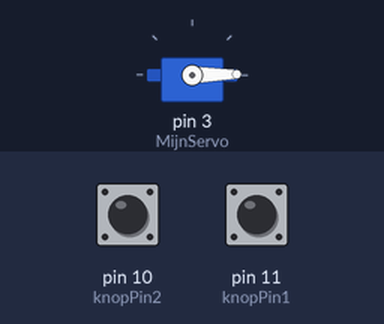
A sketch run on a simulated Arduino Uno, built with avr-gcc and run on an emulated ATmega328P. Parts: servo. Inputs (shaded band) come from the test bench; at power-on: pin 10 (knopPin2) LOW, pin 11 (knopPin1) LOW.

Above: at 0.05 s.
At 2.15 s:
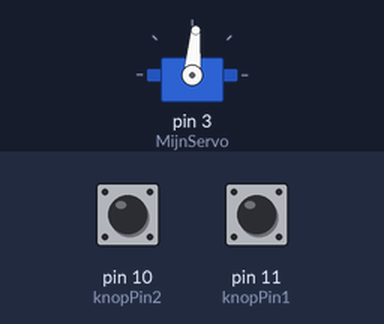
At 4.25 s:
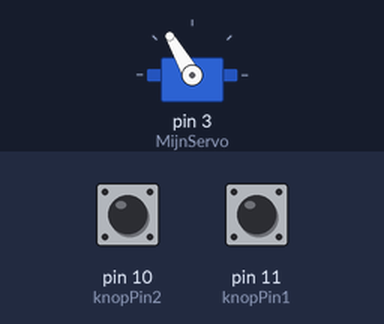
At 8.45 s:
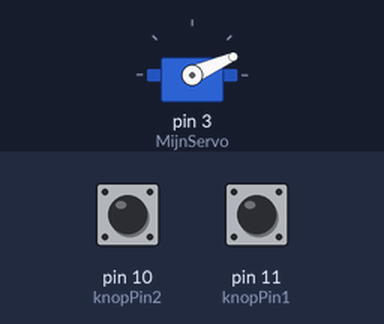
Timing chart, 0 to 11.2 s (numbered marks = the images above):
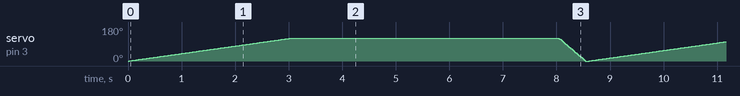

The sketch:

arduino-code.ino
```cpp
// Voeg de servo library toe.
#include <Servo.h>

// Maak een Servo object aan. Dit object wordt gebruikt om de servo motor aan te sturen.
Servo MijnServo;
// Definieer de pinnen voor de knoppen.
int knopPin1 = 11;
int knopPin2 = 10;

// Definieer de duur voor de servo bewegingen in seconden.
float tijd1 = 3.0;
float tijd2 = 0.5;

// Deze functie wordt één keer uitgevoerd bij het opstarten van de Arduino.
void setup() {
  // Koppel de servo motor aan pin 3.
  // @author: https://www.youtube.com/watch?v=v6NsAZ_srsM&ab_channel=Tronicslk
  MijnServo.attach(3);
  // Zet de knoppen als INPUT.
  pinMode(knopPin1, INPUT);
  pinMode(knopPin2, INPUT);
}

// Deze functie wordt continu uitgevoerd na de setup.
void loop() {
  // boolean variabelen om de status van de knoppen te controleren.
  // De knoppen zijn LOW wanneer ze ingedrukt zijn.
  bool knop1Ingedrukt = digitalRead(knopPin1) == LOW;
  bool knop2Ingedrukt = digitalRead(knopPin2) == LOW;

  // Als beide knoppen zijn ingedrukt, ga dan 3s heen en 0.5s terug.
  if (knop1Ingedrukt && knop2Ingedrukt) {
    actieKnopIngedrukt(tijd1, tijd2, true);
    // Als alleen de eerste knop is ingedrukt, ga dan 3s heen en 3s terug.
  } else if (knop1Ingedrukt) {
    actieKnopIngedrukt(tijd1, tijd1, false);
    // Als alleen de tweede knop is ingedrukt, ga dan 0.5s heen en 0.5s terug.
  } else if (knop2Ingedrukt) {
    actieKnopIngedrukt(tijd2, tijd2, false);
  }

  // Een korte delay om te voorkomen dat de loop te snel draait.
  delay(50);
}

/*
Een functie die de servo motor laat bewegen op basis van het aantal seconden.
@param1 heenwegTijd = De tijd in seconden die de servo nodig heeft om naar de eindpositie te gaan.
@param2 terugwegTijd = De tijd in seconden die de servo nodig heeft om terug te gaan naar de beginpositie.
@param3 beideKnoppen = Een boolean die aangeeft of beide knoppen zijn ingedrukt.
*/
void actieKnopIngedrukt(float heenwegTijd, float terugwegTijd, bool beideKnoppen) {
  // Zet de servo motor in de beginpositie.
  MijnServo.write(0);
  // Maak een boolean variabele om te controleren of de knoppen nog steeds ingedrukt zijn.
  bool knopIngedrukt;
  // Beweeg de servo motor van 0 naar 120 graden in stappen van 1 graad.
  for (int pos = 0; pos <= 120; pos++) {
    // Beweeg de servo motor naar de huidige positie van de iteratie.
    MijnServo.write(pos);
    // Wacht een tijd na elke beweging.
    // De tijd is * 1000 gedaan om naar milliseconden om te rekenen,
    // dan delen door 120 omdat de opdracht vraagt om een max graad van 120.
    // Uiteindelijk zorgt dit ervoor dat de servo motor in de juiste tijd beweegt naar de 120 graden.
    delay((heenwegTijd * 1000.0) / 120);

    // Controleer elke iteratie of de knoppen nog steeds ingedrukt zijn.
    knopIngedrukt = digitalRead(knopPin1) == LOW || digitalRead(knopPin2) == LOW;
    // Als geen van de knoppen meer ingedrukt is, stop dan met bewegen.
    if (!knopIngedrukt) {
      // Break eindigt de loop.
      break;
    }

    // Als beide knoppen zijn ingedrukt en de positie 120 graden is,
    if (beideKnoppen && pos == 120) {
      // Pauseer de beweging voor 5 seconden. Dit was een vereiste in de opdracht.
      delay(5000);
    }
  }

  // For loop om de servo terug te bewegen vanaf de huidige positie naar 0 graden.
  // Er is hier gekozen voor MijnServo.read, niet pos = 120, omdat de servo motor halverwege kan stoppen.
  for (int pos = MijnServo.read(); pos >= 0; pos--) {
    // Beweeg de servo motor naar de huidige positie van de iteratie.
    MijnServo.write(pos);
    // Zelfde formule, maar dan voor de terug duratie.
    delay((terugwegTijd * 1000.0) / 120);
  }
}
```
